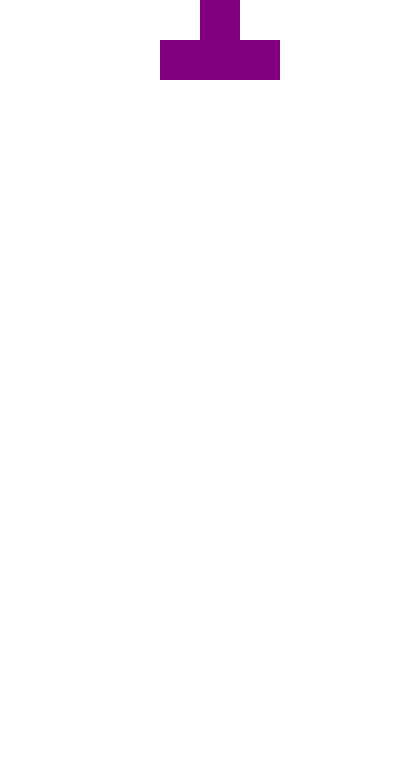
Frame 1 (no input)
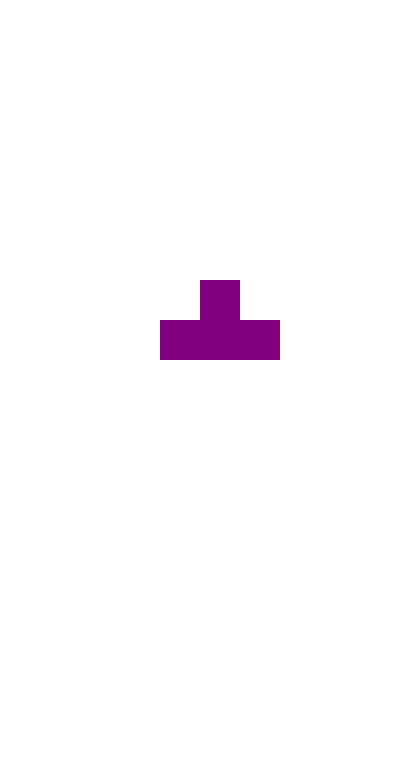
Frame 60 (the mouse pressed at the canvas centre just before this capture)
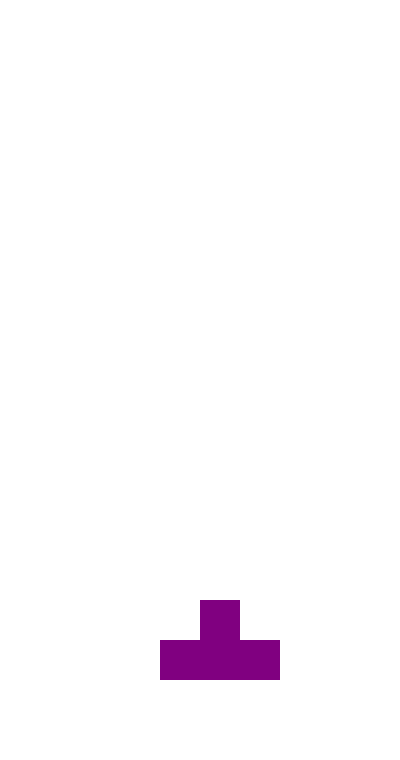
Frame 120 (the mouse held since frame 60 and released just before this capture)

The Processing sketch that drew these frames (run headless with seeded random() and noise(); from frame 60 on, the mouse is pressed at the canvas centre):

// Processing sketch: Tetris
// ── Tetris.pde
int difficulty = 5; // increase this number to increase the difficulty between 1 and 40


Board game = new Board(); // create a new Board called game
void setup(){
  size(400,760);
}

void draw(){
  noStroke();
  frameRate(40);
  if(frameCount % (40 / difficulty) == 0){
    game.current.down(); //calling "down()" on the current moving tetris block within the Board "game" which moves the block down 1cell every 40/difficulty frames
  }
  game.rendering(); // drawing the base background and current moving tetris block within the Board "game"
}


void keyPressed(){
  if(key == 'w'){
    game.current.Rotate(); // calling "rotate()" on currently moving block which rotates the current block
  }
  if(key == 'd'){
    game.current.right(); // calling "right()" on currently moving block which moves the block right 1 cell
  }
  if(key == 'a'){
    game.current.left(); // calling "left()" on currently moving block which moves the block left 1 cell
  }
}

// ── Block.pde
class block {

  int speed=0;
  int xCoord=4;
  int yCoord=0;
  int rotate = 0;
  color[][] blockContainer = new color[4][4]; // used to store the tetris block patterns, since the largest shape is 4cells a 4x4 array allows me to "rotate" or change the cells within this array
  Board board;
  color blockColor;

  boolean stopped() {
    return false;
  }
  
  int idxToPixel(int a){
    return a*board.size;
  }

  void update(){
  }
  
  void rendering() {
    int x = 0;
    int y = 0;
    for (int i = 0; i < 4; i++) {
      for (int j = 0; j < 4; j++) {
        fill(blockContainer[j][i]);
        if(blockContainer[j][i] == blockColor){
          x = (j+xCoord)*board.size;
          y = (i+yCoord)*board.size;
          square(x, y, board.size);
        }
      }
    }
  }

  void down() {
    if (stopped()) {
      update();
      board.createBlock();
    }
  }
  
  boolean canRotate(){
    return true;
  }
  
  void Rotate(){
    if(canRotate()){
      rotate += 1;
      rotate = rotate % 4;
    }
  }
  
  void right() {
    xCoord += 1;
  }

  void left() {
    yCoord -= 1;
  }
}

// ── Board.pde
class Board {
  color[][] cells;
  color emptyCell = color(255,255,255); // white
  int size = 40;
  int x = 0;
  int y = 0;
  block current;
  Board() { // constructor
    createBlock(); // creates a new tetris piece
    cells = new color[11][19]; 
    for (int i = 0; i < 19; i++) { // assigning all background cells to white
      for (int j = 0; j < 11; j++) {
        cells[j][i] = emptyCell;
      }
    }
  }

  void createBlock() {
    int blockIndicator = round(random(0,1)); // creates a new instance of a random shape
    if(blockIndicator == 0){
      current = new Square(this); // setting current to this new instance
    }else if(blockIndicator==1){
      current = new TShape(this); // setting current to this new instance
    }
    
  }

  void rendering() {
    renderBackground(); // drawing the background cells
    current.rendering(); // drawing the currently moving tetris block
  }

  void renderBackground() {
    y = 0;
    for (int i = 0; i < 19; i++) {
      for (int j = 0; j < 11; j++) {
        fill(cells[j][i]);
        x = j*size;
        square(x, y, size);
      }
      y += size;
    }
  }
}

// ── I_shape.pde
class Line extends block {
  Line(Board Cells) {
    blockColor = color(0, 255, 0);
    speed=1;
    board=Cells;
    InitBlock();
  }

  void InitBlock() {
    blockContainer[0][0] = blockColor;
    blockContainer[0][1] = blockColor;
    blockContainer[0][2] = blockColor;
    blockContainer[0][3] = blockColor;
  }

  void update() {
    if (rotate % 2 == 1) {
      board.cells[xCoord][yCoord] = blockColor;
      board.cells[xCoord + 1][yCoord] = blockColor;
      board.cells[xCoord + 2][yCoord] = blockColor;
      board.cells[xCoord + 3][yCoord] = blockColor;
    } else {
      board.cells[xCoord][yCoord] = blockColor;
      board.cells[xCoord][yCoord + 1] = blockColor;
      board.cells[xCoord][yCoord + 2] = blockColor;
      board.cells[xCoord][yCoord + 3] = blockColor;
    }
  }

  boolean canRotate() {
    try {
      if (rotate % 2 == 1) {
        return board.cells[xCoord][yCoord] == board.emptyCell && board.cells[xCoord][yCoord + 1] == board.emptyCell && board.cells[xCoord][yCoord + 2] == board.emptyCell&& board.cells[xCoord][yCoord + 3] == board.emptyCell;
      } else {
        return board.cells[xCoord][yCoord] == board.emptyCell && board.cells[xCoord + 1][yCoord] == board.emptyCell && board.cells[xCoord + 2][yCoord] == board.emptyCell && board.cells[xCoord + 3][yCoord] == board.emptyCell;
      }
    }
    catch( IndexOutOfBoundsException e ) {
      return false;
    }
  }

  void Rotate() {
    if (canRotate()) {
      super.Rotate();
      if (rotate % 2 == 1) { //90
        blockContainer[0][0] = blockColor;
        blockContainer[1][0] = blockColor;
        blockContainer[2][0] = blockColor;
        blockContainer[3][0] = blockColor;

        blockContainer[0][1] = board.emptyCell;
        blockContainer[0][2] = board.emptyCell;
        blockContainer[0][3] = board.emptyCell;
      } else {
        blockContainer[0][0] = blockColor;
        blockContainer[0][1] = blockColor;
        blockContainer[0][2] = blockColor;
        blockContainer[0][3] = blockColor;

        blockContainer[1][0] = board.emptyCell;
        blockContainer[2][0] = board.emptyCell;
        blockContainer[3][0] = board.emptyCell;
      }
    }
  }

  boolean canGoRight() {
    if (rotate % 2 == 1) {
      return xCoord < 6 && board.cells[xCoord + 4][yCoord] == board.emptyCell;
    } else {
      return xCoord < 9 && board.cells[xCoord + 1][yCoord] == board.emptyCell && board.cells[xCoord + 1][yCoord + 1] == board.emptyCell && board.cells[xCoord + 1][yCoord + 2] == board.emptyCell && board.cells[xCoord + 1][yCoord + 3] == board.emptyCell;
    }
  }

  void right() {
    if (canGoRight()) { 
      xCoord += 1;
    }
  }

  boolean canGoLeft() {
    if (rotate % 2 == 1) {
      return xCoord > 0 && board.cells[xCoord - 1][yCoord] == board.emptyCell;
    } else {
      return xCoord > 0 && board.cells[xCoord - 1][yCoord] == board.emptyCell && board.cells[xCoord - 1][yCoord + 1] == board.emptyCell && board.cells[xCoord - 1][yCoord + 2] == board.emptyCell && board.cells[xCoord - 1][yCoord + 3] == board.emptyCell;
    }
  }

  void left() {
    if (canGoLeft()) { 
      xCoord -= 1;
    }
  }

  boolean stopped() {
    if (rotate % 2 == 1) {
      if (yCoord > 17) {
        return true;
      } else {
        return !(board.cells[xCoord][yCoord + 1] == board.emptyCell && board.cells[xCoord + 1][yCoord + 1] == board.emptyCell && board.cells[xCoord + 2][yCoord + 1] == board.emptyCell && board.cells[xCoord + 3][yCoord + 1] == board.emptyCell);
      }
    } else {
      int bottom = yCoord +4;
      if (bottom >= board.cells[0].length) {
        return true;
      }
      return !(board.cells[xCoord][yCoord + 4] == board.emptyCell);
    }
  }

  void down() {
    if (!stopped()) { 
      yCoord += 1;
    }
    super.down();
  }
}

// ── S_shape.pde
class sShape extends block {
  sShape(Board Cells){
    blockColor = color(255,255,0);
    speed=1;
    board=Cells;
    InitBlock();
  }
  
  void InitBlock(){
    blockContainer[1][0] = blockColor;
    blockContainer[2][0] = blockColor;
    blockContainer[1][1] = blockColor;
    blockContainer[0][1] = blockColor;
  }
  
  void update() {
    board.cells[xCoord + 1][yCoord] = blockColor;
    board.cells[xCoord + 2][yCoord] = blockColor;
    board.cells[xCoord + 1][yCoord + 1] = blockColor;
    board.cells[xCoord][yCoord + 1] = blockColor;
  }
  
  boolean canGoRight() {
    if(xCoord + 5 > 11){
      return false;
    }
    return board.cells[xCoord + 3][yCoord] == board.emptyCell && board.cells[xCoord + 3][yCoord] == board.emptyCell;
    
  }

  void right() {
    if (canGoRight()) { 
      xCoord += 1;
    }
  }

  boolean canGoLeft() {
    if(xCoord == 0){
      return false;
    }
    return true;
  }

  void left() {
    if (canGoLeft()) { 
      xCoord -= 1;
    }
  }
  
  
  boolean stopped() {
    int bottom = yCoord + 3;
    if (bottom >= board.cells[0].length) {
      return true;
    }
    return false;
  }

  void down() {
    if (!stopped()) { 
      yCoord += 1;
    }
    super.down();
  }
  
}

// ── Square.pde
class Square extends block {

  Square(Board Cells) {
    blockColor = color(0,255,255);
    speed=1;
    board=Cells;
    InitBlock();
  }
  
  void InitBlock(){
    blockContainer[0][0] = blockColor;
    blockContainer[1][0] = blockColor;
    blockContainer[0][1] = blockColor;
    blockContainer[1][1] = blockColor;
  }

  void update() {
    board.cells[xCoord][yCoord] = blockColor;
    board.cells[xCoord + 1][yCoord] = blockColor;
    board.cells[xCoord][yCoord + 1] = blockColor;
    board.cells[xCoord + 1][yCoord + 1] = blockColor;
  }

  boolean canGoRight() {
    return xCoord + 3 < 11 && board.cells[xCoord + 2][yCoord + 1] == board.emptyCell  && board.cells[xCoord+2][yCoord] == board.emptyCell;
  }

  void right() {
    if (canGoRight()) { 
      xCoord += 1;
    }
  }

  boolean canGoLeft() {
    return xCoord > 0 && board.cells[xCoord - 1][yCoord + 1] == board.emptyCell && board.cells[xCoord-1][yCoord] == board.emptyCell;
  }

  void left() {
    if (canGoLeft()) { 
      xCoord -= 1;
    }
  }

  boolean stopped() {
    int bottom = yCoord +2;
    if (bottom >= board.cells[0].length) {
      return true;
    }
    return !(board.cells[xCoord][yCoord+2] == board.emptyCell && board.cells[xCoord+1][yCoord+2] == board.emptyCell);
  }

  void down() {
    if (!stopped()) { 
      yCoord += 1;
    }
    super.down();
  }
}

// ── T_shape.pde
class TShape extends block{
  TShape(Board Cells) {
    blockColor = color(128,0,128);
    speed=1;
    board=Cells;
    InitBlock();
  }
  
  void Rotate(){
    super.Rotate();
    if(rotate == 1){ //90
      blockContainer[0][1]= game.emptyCell;
      blockContainer[1][0]= blockColor;
      blockContainer[1][1]= blockColor;//center
      blockContainer[2][1]= blockColor;
      blockContainer[1][2]= blockColor;
      
    }
    
    else if(rotate == 2){//180
      blockContainer[1][0]= game.emptyCell;
      blockContainer[2][1]= blockColor;
      blockContainer[1][1]= blockColor;
      blockContainer[1][2]= blockColor;
      blockContainer[0][1]= blockColor;
    }
    
    else if(rotate == 3){//270
      blockContainer[2][1]= game.emptyCell;
      blockContainer[1][0] = blockColor;
      blockContainer[1][1]= blockColor;
      blockContainer[0][1]= blockColor;
      blockContainer[1][2]= blockColor;
    }
    
    else{//360
      blockContainer[1][2]= game.emptyCell;
      blockContainer[1][0] = blockColor;
      blockContainer[1][1] = blockColor;
      blockContainer[0][1] = blockColor;
      blockContainer[2][1] = blockColor;
    }
    
  }
  
  
  void InitBlock(){
    blockContainer[1][0] = blockColor;
    blockContainer[1][1] = blockColor;
    blockContainer[0][1] = blockColor;
    blockContainer[2][1] = blockColor;
  }
  
  void update() {
    if(rotate == 1){ //90
      board.cells[xCoord+1][yCoord]= blockColor;
      board.cells[xCoord+1][yCoord+1]= blockColor;
      board.cells[xCoord+2][yCoord+1]= blockColor;
      board.cells[xCoord+1][yCoord+2]= blockColor;
      
    }
    
    else if(rotate == 2){//180
      board.cells[xCoord+2][yCoord+1]= blockColor;
      board.cells[xCoord+1][yCoord+1]= blockColor;
      board.cells[xCoord+1][yCoord+2]= blockColor;
      board.cells[xCoord][yCoord+1]= blockColor;
    }
    
    else if(rotate == 3){//270
      board.cells[xCoord+1][yCoord] = blockColor;
      board.cells[xCoord+1][yCoord+1]= blockColor;
      board.cells[xCoord][yCoord+1]= blockColor;
      board.cells[xCoord+1][yCoord+2]= blockColor;
    }
    
    else{//360
      board.cells[xCoord+1][yCoord] = blockColor;
      board.cells[xCoord+1][yCoord+1] = blockColor;
      board.cells[xCoord][yCoord+1] = blockColor;
      board.cells[xCoord+2][yCoord+1] = blockColor;
    }
  }
  
  boolean canGoRight() {
    if(rotate == 1){
      return xCoord + 4 < 11 && board.cells[xCoord+2][yCoord] == color(255,255,255) && board.cells[xCoord+3][yCoord + 1] == color(255,255,255) && board.cells[xCoord+2][yCoord + 2] == color(255,255,255);
    }
    else if(rotate == 2){
      return xCoord + 4 < 11 && board.cells[xCoord+3][yCoord+1] == color(255,255,255) && board.cells[xCoord +2][yCoord+2] == color(255,255,255);
    }
    else if(rotate == 3){
      return xCoord + 3 < 11 && board.cells[xCoord+2][yCoord] == color(255,255,255) && board.cells[xCoord +2][yCoord+1] == color(255,255,255) && board.cells[xCoord +2][yCoord+2] == color(255,255,255);
    }else{
      return xCoord + 4 < 11 && board.cells[xCoord+2][yCoord] == color(255,255,255) && board.cells[xCoord+3][yCoord + 1] == color(255,255,255);
    }
  }
  
  void right() {
    if (canGoRight()) { 
      xCoord += 1;
    }
  }
  
  boolean canGoLeft() {
    if(rotate == 1){
      return xCoord  >= 0 && board.cells[xCoord][yCoord] == color(255, 255, 255) && board.cells[xCoord][yCoord + 1] == color(255,255,255) && board.cells[xCoord][yCoord + 2] == color(255,255,255);
    }
    else if(rotate == 2){
      return xCoord  > 0 && board.cells[xCoord-1][yCoord+1] == color(255, 255, 255) && board.cells[xCoord][yCoord+2] == color(255,255,255);
    }
    else if(rotate == 3){
      return xCoord  > 0 && board.cells[xCoord][yCoord] == color(255, 255, 255) && board.cells[xCoord-1][yCoord+1] == color(255,255,255) && board.cells[xCoord][yCoord+2] == color(255,255,255);
    }else{
      return xCoord  > 0 && board.cells[xCoord - 1][yCoord + 1] == color(255, 255, 255) && board.cells[xCoord - 1][yCoord] == color(255,255,255);
    }
  }
  
  void left() {
    if (canGoLeft()) { 
      xCoord -= 1;
    }
  }
  
  boolean stopped(){
    if(rotate == 0){
      int bottom = yCoord +2;
    if(bottom >= board.cells[0].length){
      return true;
    }
    return !( board.cells[xCoord ][yCoord + 2] == color(255,255,255) && board.cells[xCoord + 1][yCoord + 2] == color(255,255,255) && board.cells[xCoord + 2][yCoord + 2] == color(255,255,255));
    }else if(rotate == 1){
      int bottom = yCoord +3;
      if(bottom >= board.cells[0].length){
        return true;
      }
      return !(board.cells[xCoord + 1][yCoord + 3] == color(255,255,255) && board.cells[xCoord + 2][yCoord + 2] == color(255,255,255));
    
    }else if(rotate == 2){
      int bottom = yCoord +3;
      if(bottom >= board.cells[0].length){
        return true;
      }
      return !(board.cells[xCoord + 1][yCoord + 3] == color(255,255,255) && board.cells[xCoord + 2][yCoord + 2] == color(255,255,255) && board.cells[xCoord][yCoord + 2] == color(255,255,255));
      
    }else{
      int bottom = yCoord +3;
      if(bottom >= board.cells[0].length){
        return true;
      }
      return !(board.cells[xCoord ][yCoord + 2] == color(255,255,255) && board.cells[xCoord + 1][yCoord + 3] == color(255,255,255));
    }
  }
  
  void down() {
    if (!stopped()) { 
      yCoord += 1;
    }
    super.down();
  }
  
}
